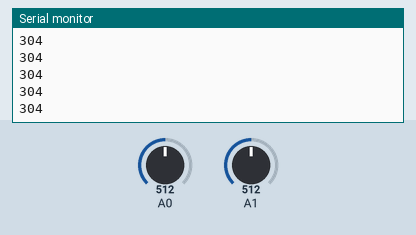
The sketch below on a simulated Arduino Uno, built with avr-gcc and run on an emulated ATmega328P. Shown: the last lines printed to the serial monitor. The inputs (shaded band) are chosen by the test bench; at power-on: A1 = 512, A0 = 512.

Above: at 1.2 s.
1.3 s: A1 set to 716
At 2.3 s:
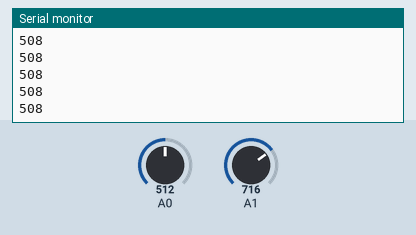
2.8 s: A1 set to 900
At 3.6 s:
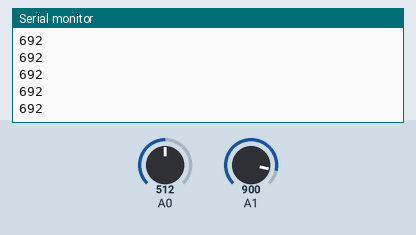
Timing chart, 0 to 5.8 s (numbered marks = the images above; inputs shaded):
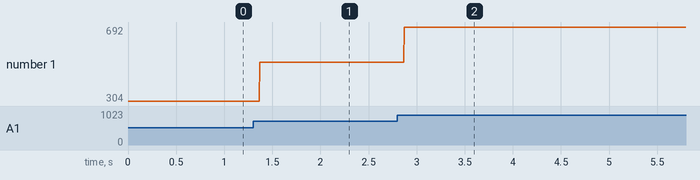

Measured:
- after the input at 1.3 s, the serial monitor: prints a new line after 0.07 s (image 1)
- after the input at 2.8 s, the serial monitor: prints a new line after 0.07 s (image 2)
- plotted number 1: 304 → 508 after the input at 1.3 s, 508 → 692 after the input at 2.8 s

The sketch:

arduino_prg.ino
```cpp
void setup() {
  Serial.begin(9600);
}

void loop() {
  int sensorValue1 = analogRead(A0);
  int sensorValue2 = analogRead(A1);

  int valueCorrected1 = abs(sensorValue1 - 208);
  int valueCorrected2 = abs(sensorValue2 - 208);

  if (valueCorrected1 <= 6) {
    valueCorrected1 = 0;
  }

  if (valueCorrected2 <= 50) {
    valueCorrected2 = 0;
  }

  // Serial.print("Sensor1 Value: ");
  // Serial.println(valueCorrected1);
  // Serial.print("Sensor2 Value: ");
  Serial.println(valueCorrected2);
}
```
